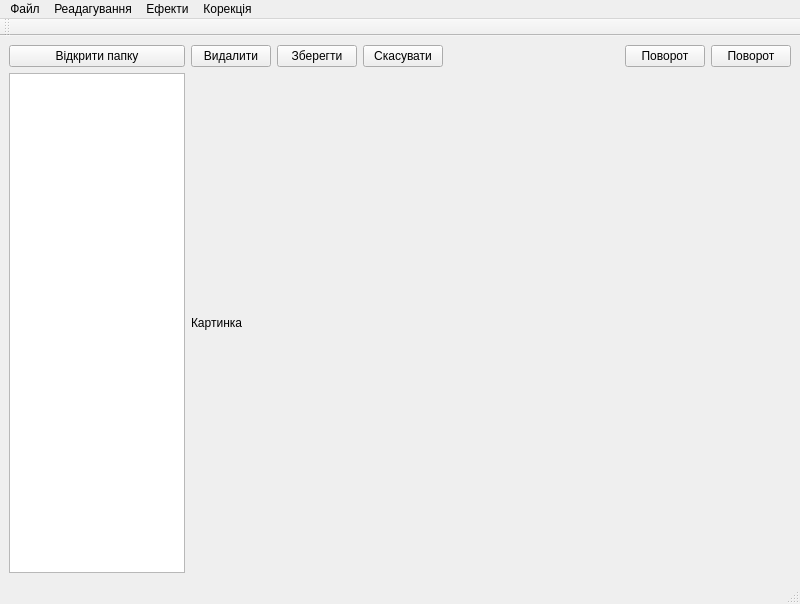
<?xml version="1.0" encoding="UTF-8"?>
<ui version="4.0">
 <class>MainWindow</class>
 <widget class="QMainWindow" name="MainWindow">
  <property name="geometry">
   <rect>
    <x>0</x>
    <y>0</y>
    <width>800</width>
    <height>603</height>
   </rect>
  </property>
  <property name="windowTitle">
   <string>MainWindow</string>
  </property>
  <widget class="QWidget" name="centralwidget">
   <layout class="QHBoxLayout" name="horizontalLayout">
    <item>
     <layout class="QVBoxLayout" name="col_left">
      <item>
       <widget class="QPushButton" name="folder_btn">
        <property name="text">
         <string>Відкрити папку</string>
        </property>
       </widget>
      </item>
      <item>
       <widget class="QListWidget" name="image_list">
        <property name="maximumSize">
         <size>
          <width>300</width>
          <height>16777215</height>
         </size>
        </property>
       </widget>
      </item>
     </layout>
    </item>
    <item>
     <layout class="QVBoxLayout" name="col_right">
      <item>
       <layout class="QHBoxLayout" name="btn_row">
        <item>
         <widget class="QPushButton" name="del_btn">
          <property name="text">
           <string>Видалити</string>
          </property>
          <property name="icon">
           <iconset>
            <normaloff>../../../Downloads/trash.svg</normaloff>../../../Downloads/trash.svg</iconset>
          </property>
         </widget>
        </item>
        <item>
         <widget class="QPushButton" name="save_btn">
          <property name="text">
           <string>Зберегти</string>
          </property>
          <property name="icon">
           <iconset>
            <normaloff>../../../Downloads/device-floppy.svg</normaloff>../../../Downloads/device-floppy.svg</iconset>
          </property>
         </widget>
        </item>
        <item>
         <widget class="QPushButton" name="back_btn">
          <property name="text">
           <string>Скасувати</string>
          </property>
          <property name="icon">
           <iconset>
            <normaloff>../../../Downloads/backspace.svg</normaloff>../../../Downloads/backspace.svg</iconset>
          </property>
         </widget>
        </item>
        <item>
         <spacer name="horizontalSpacer">
          <property name="orientation">
           <enum>Qt::Horizontal</enum>
          </property>
          <property name="sizeHint" stdset="0">
           <size>
            <width>40</width>
            <height>20</height>
           </size>
          </property>
         </spacer>
        </item>
        <item>
         <widget class="QPushButton" name="rotate_left">
          <property name="text">
           <string>Поворот</string>
          </property>
          <property name="icon">
           <iconset>
            <normaloff>../../../Downloads/u-turn-left.svg</normaloff>../../../Downloads/u-turn-left.svg</iconset>
          </property>
         </widget>
        </item>
        <item>
         <widget class="QPushButton" name="rotate_right">
          <property name="text">
           <string>Поворот</string>
          </property>
         </widget>
        </item>
       </layout>
      </item>
      <item>
       <widget class="QLabel" name="current_image">
        <property name="minimumSize">
         <size>
          <width>600</width>
          <height>500</height>
         </size>
        </property>
        <property name="text">
         <string>Картинка</string>
        </property>
       </widget>
      </item>
     </layout>
    </item>
   </layout>
  </widget>
  <widget class="QMenuBar" name="menubar">
   <property name="geometry">
    <rect>
     <x>0</x>
     <y>0</y>
     <width>800</width>
     <height>21</height>
    </rect>
   </property>
   <widget class="QMenu" name="menu_file">
    <property name="title">
     <string>Файл</string>
    </property>
    <addaction name="open_file"/>
    <addaction name="save"/>
    <addaction name="open_folder"/>
   </widget>
   <widget class="QMenu" name="menu_edit">
    <property name="title">
     <string>Реадагування</string>
    </property>
    <addaction name="cancel"/>
    <addaction name="reset"/>
   </widget>
   <widget class="QMenu" name="menu_effects">
    <property name="title">
     <string>Ефекти</string>
    </property>
    <addaction name="black_white"/>
    <addaction name="sharpen"/>
    <addaction name="blur"/>
   </widget>
   <widget class="QMenu" name="menu_correction">
    <property name="title">
     <string>Корекція</string>
    </property>
    <addaction name="contrast"/>
    <addaction name="brightness"/>
    <addaction name="saturation"/>
   </widget>
   <addaction name="menu_file"/>
   <addaction name="menu_edit"/>
   <addaction name="menu_effects"/>
   <addaction name="menu_correction"/>
  </widget>
  <widget class="QStatusBar" name="statusbar"/>
  <widget class="QToolBar" name="toolBar">
   <property name="windowTitle">
    <string>toolBar</string>
   </property>
   <attribute name="toolBarArea">
    <enum>TopToolBarArea</enum>
   </attribute>
   <attribute name="toolBarBreak">
    <bool>false</bool>
   </attribute>
  </widget>
  <action name="open_file">
   <property name="text">
    <string>Відкрити файл</string>
   </property>
  </action>
  <action name="save">
   <property name="text">
    <string>Зберегти</string>
   </property>
  </action>
  <action name="cancel">
   <property name="text">
    <string>Скасувати</string>
   </property>
  </action>
  <action name="reset">
   <property name="text">
    <string>Скасувати всі зміни</string>
   </property>
  </action>
  <action name="black_white">
   <property name="text">
    <string>Чорно-білий</string>
   </property>
  </action>
  <action name="action_6">
   <property name="text">
    <string>Контраст</string>
   </property>
  </action>
  <action name="sharpen">
   <property name="text">
    <string>Різкість</string>
   </property>
  </action>
  <action name="action_8">
   <property name="text">
    <string>Яскравість</string>
   </property>
  </action>
  <action name="action_9">
   <property name="text">
    <string>Насиченість</string>
   </property>
  </action>
  <action name="blur">
   <property name="text">
    <string>Розмиття</string>
   </property>
  </action>
  <action name="contrast">
   <property name="text">
    <string>Контрастність</string>
   </property>
  </action>
  <action name="brightness">
   <property name="text">
    <string>Яскравість</string>
   </property>
  </action>
  <action name="saturation">
   <property name="text">
    <string>Насичненсть</string>
   </property>
  </action>
  <action name="open_folder">
   <property name="text">
    <string>Відкрити папку</string>
   </property>
  </action>
 </widget>
 <resources/>
 <connections/>
</ui>
